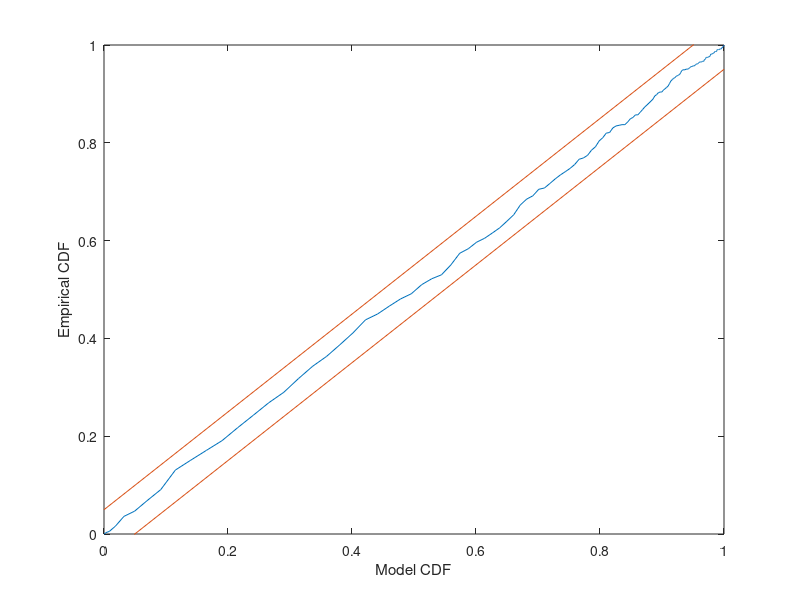

Source code (MATLAB):
%% Chapter 8, Step 1.

load('Ch8-spikes-1.mat')         %Load the spike train data.

size(SpikesLow)

T = 30;		%The duration of the recording in seconds,
n = size(SpikesLow,2);%...and # spikes in low light condition,
f = n/T;	%... to compute the firing rate.

plot(SpikesLow)

plot(SpikesLow,ones(size(SpikesLow)),'.');%Plot spikes as a row,
xlim([0 5]);							%...display times (0,5)s,
xlabel('Time [s]')						%...label the x-axis.

%Plot low light condition spikes:
plot(SpikesLow, ones(size(SpikesLow)), '.');	
hold on				%... freeze the graphics window.
%Plot high light condition spikes:
plot(SpikesHigh, 2*ones(size(SpikesHigh)), '.g');
hold off			%... release the graphics window,
xlim([0 5]);		%... and display times 0 to 5 s,
ylim([0 3]);		%... set y-axis range,
xlabel('Time [s]')	%... and label the x-axis.

%% Chapter 8, Step 2.

ISIsLow=diff(SpikesLow); %Compute ISIs in low light condition.
ISIsHigh=diff(SpikesHigh);%Compute ISIs in high light condition.

plot(ISIsLow);

bins = (0:0.001:0.5);	%Define the bins for the histogram.
hist(ISIsLow, bins)		%Plot the histogram of the ISI data,
xlim([0 0.15])			%... focus on ISIs from 0 to 150 ms,
xlabel('ISI [s]')		%... label the x-axis,
ylabel('Counts')		%... and the y-axis.

%% Chapter 8, Step 3.

time_bins = (0:0.05:30);	%Define time bins, 50ms increments, 
%... compute a histogram of spike time data,
IncrementsLow50 = hist(SpikesLow,time_bins);
%... and plot the resulting counts versus time,
plot(time_bins,IncrementsLow50,'.')
ylabel('Number of spikes')	%... with x-axis labelled,
xlabel('Time [s]')			%... and y-axis labelled.

FF50Low = var(IncrementsLow50)/mean(IncrementsLow50)

length(IncrementsLow50)

N =length(IncrementsLow50);	%Determine number of time bins.
FF=(0.5:0.001:1.5);			%Define possible FF values for plot,
Y=gampdf(FF,(N-1)/2,2/(N-1));%... compute gamma distribution,
plot(FF,Y);					%... and plot it.

gaminv([.025,.975],(N-1)/2,2/(N-1))

%% Chapter 8, Step 4.

%Compute autocorrelation of increments process for low light.
xcorr(IncrementsLow50-mean(IncrementsLow50),3,'coeff')

%Define time bins, 1 ms increments,
time_bins = (0:0.001:30);
% ... compute histogram to create increments process, 
IncrementsLow1 = hist(SpikesLow,time_bins);
%... and then compute the autocorrelation function.
ACFLow = xcorr(IncrementsLow1-mean(IncrementsLow1),100,'coeff');

plot(-100:100,ACFLow,'.')		%Plot autocorrelation vs lags,
N1 = length(IncrementsLow1);	%... compute the sample size,
%... and plot the upper and lower significance lines,
line([-100 100], [2/sqrt(N1) 2/sqrt(N1)])
line([-100 100],-[2/sqrt(N1) 2/sqrt(N1)])
xlim([-100, 100])				%... set x-limits,
ylim([-0.1, 0.1])				%... and y-limits.

%Define time bins (1 ms increments), compute increments & ACF.
time_bins = (0:0.001:30);
IncrementsHigh1 = hist(SpikesHigh,time_bins);
ACFHigh=xcorr(IncrementsHigh1-mean(IncrementsHigh1),100,'coeff');
%Plot the autocorrelation vs lags with significance lines.
plot(-100:100,ACFHigh,'.')
N2 = length(IncrementsHigh1);
line([-100 100], [2/sqrt(N2) 2/sqrt(N2)])
line([-100 100],-[2/sqrt(N2) 2/sqrt(N2)])
xlim([-100, 100])				%... set x-limits,
ylim([-0.1, 0.1])				%... and y-limits.

ACFDiff=ACFHigh-ACFLow;	%Compute difference of autocorrelations,
% ... and plot it with upper and lower significance lines,
plot(-100:100,ACFDiff,'.')
line([-100 100], [2*sqrt(1/N1+1/N2) 2*sqrt(1/N1+1/N2)])
line([-100 100],-[2*sqrt(1/N1+1/N2) 2*sqrt(1/N1+1/N2)])
xlim([-100, 100])				%... set x-limits,
ylim([-0.1, 0.1])				%... and y-limits.

%% Chapter 8, Step 5.

%Compute and plot the autocorrelation of the low light ISIs,
ISI_ACF_Low = xcorr(ISIsLow-mean(ISIsLow),20,'coeff');
plot(-20:20, ISI_ACF_Low, '.')
%... with upper and lower significance lines,
N3 = length(ISIsLow);
line([-20 20], [2/sqrt(N3) 2/sqrt(N3)])
line([-20 20],-[2/sqrt(N3) 2/sqrt(N3)])
xlim([-20, 20])				%... set x-limits,
ylim([-0.2, 0.2])			%... and y-limits.

%% Chapter 8, Step 6.

bins = (0:0.001:0.5);			%Define 1 ms bins for histogram, 
counts = hist(ISIsLow, bins);	%...compute histogram of ISIs,
prob = counts/length(ISIsLow);	%...convert to probability, 
bar(bins, prob);				%...and plot it, 
xlim([0 0.15])					%...with fixed x-limits,
xlabel('ISI [s]')				%...and with x-axis labeled,
ylabel('Probability')			%...and y-axis labeled.

lambda = 5;						%Choose a value for lambda, 
model = lambda*exp(-lambda*bins)*0.001;	%...and create model,
hold on							%...freeze the graphics window,
plot(bins,model, 'r');			%...plot the model in red,
hold off						%...and release the window.

lambdas = 0:1:50;			%Range of lambda values.
N3 = length(ISIsLow);		%Number of low light ISIs observed.
L = lambdas.^N3.*exp(-lambdas*sum(ISIsLow));%Compute likelihood,
plot(lambdas,L)				%...and plot it.

lambdas = 0:1:50;			%Range of lambda values.
N3 = length(ISIsLow);		%Number of low light ISIs observed.
l = N3*log(lambdas)-lambdas*sum(ISIsLow);%Compute log likelihood,
plot(lambdas,l)				%...and plot it.

%Compute observed difference in lambdas,
MLDiff = 1/mean(ISIsHigh)-1/mean(ISIsLow);
%And then perform the bootstrap analysis.
ISIs  = [ISIsLow ISIsHigh];	%Merge all ISIs.
Nall = length(ISIs);		%Save length of all ISIs.
Nlo = length(ISIsLow);		%Save length of low light condition.
Nhi = length(ISIsHigh);     %Save length of high light condition.
for i = 1:1000				%For each bootstrap sample,	
 sampLo=ISIs(randsample(Nall,Nlo,1)); %...resample low light ISIs,
 sampHi=ISIs(randsample(Nall,Nhi,1)); %...resample low light ISIs,
 SampDiff(i)=1/mean(sampHi)-1/mean(sampLo);%...and difference.
end
hist(SampDiff,30)			%Plot resampled ISIs distribution,
line([MLDiff MLDiff],[0 100]);%... and the empirical ISIs.

%%

bins = (0:0.001:0.5);			%Define 1 ms bins for histogram.
counts = hist(ISIsLow, bins);	%Compute histogram,
prob = counts/length(ISIsLow);	%... convert to probability,
bar(bins, prob);				%... and plot probability.
lambda = 1/mean(ISIsLow); 		%Compute best guess for lambda,
model = lambda*exp(-lambda*bins)*.001; %... build the model,
hold on                                %... and plot it.
plot(bins, model, 'r')
hold off
xlim([0 0.15])					%... xlim from 0 to 150 ms,
xlabel('ISI [s]')				%... label the x-axis,
ylabel('Probability')			%... and label the y-axis.

%%

bins = (0:0.001:0.5);			%Define 1 ms bins for histogram.
lambda = 1/mean(ISIsLow);		%Compute best guess for lambda,
FmodLow = 1-exp(-lambda*bins);	%... and define model CDF.
FempLow = cumsum(prob);			%Define empirical CDF.
plot(bins,FmodLow)				%Plot the model CDF,
hold on
plot(bins,FempLow, 'r')			%... and the empirical CDF,
hold off
xlim([0 0.2])					%... with specified x-limits.

plot(FmodLow,FempLow)	%Plot model vs empirical CDFs.
axis([0 1 0 1])			%Set the axes ranges.

plot(FmodLow,FempLow)		%Plot model vs empirical CDFs.
Nlow = length(ISIsLow);		%Length of low light condition.
%Plot the upper and lower confidence bounds,
line([0 1], [0 1]+1.36/sqrt(Nlow));
line([0 1], [0 1]-1.36/sqrt(Nlow));
axis([0 1 0 1])				%... with fixed axes.

%%  Chapter 8, A more advanced statistical model.

bins = (0:0.001:0.5);				%Define 1 ms bins.
Nlow = length(ISIsLow);				%Length low light condition.
mu=mean(ISIsLow);					%Mean of inverse Gaussian.
lambda=1/mean(1./ISIsLow-1/mu);		%... and shape parameter,
model=sqrt(lambda/2/pi./bins.^3).*...	%... to create model.
  exp(-lambda.*(bins-mu).^2/2/mu^2./bins)*.001;
model(1) = 0;

%Plot the data and the model,
counts = hist(ISIsLow, bins);	%Compute histogram,
prob = counts/length(ISIsLow);	%... convert to probability,
bar(bins, prob);				%... and plot probability.
hold on
plot(bins,model, 'r');			%Plot the model.
hold off
xlim([0 0.2])					%xlim from 0 to 200 ms.
xlabel('ISI [s]')				%Label the x-axis,
ylabel('Probability')			%... and the y-axis.

%Plot the KS plot.
FmodLow = cumsum(model);	%Define the model CDF,
FempLow = cumsum(prob);		%...and define empirical CDF,
plot(FmodLow,FempLow)		%...plot model vs empirical CDF,
line([0 1], [0 1]+1.36/sqrt(Nlow));	%...upper confidence bound,
line([0 1], [0 1]-1.36/sqrt(Nlow));	%...lower confidence bound,
axis([0 1 0 1])				%... set the axes ranges,
xlabel('Model CDF')			%... and label the axes.
ylabel('Empirical CDF')